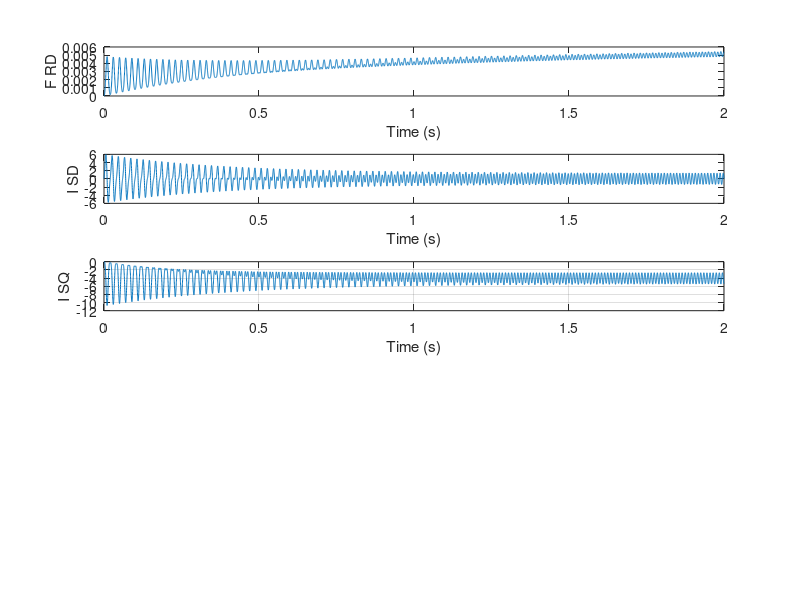

This chart was generated by the following MATLAB code:
close all;
clear;
clc;

global w_rotor = 0;

% LOCALE FUNCTION

  function dXdt = motor_dynamics(t, X, params)


    % expand parameters

      Rr = params(1);
      R_double_prime = params(2);
      sigma_Ls = params(3);
      Lr = params(4);
      Lm = params(5);
      w_s = params(6);  % Szinkron sebesség (hálózati frekvencia)
      w_r = params(7);
      V = params(8);
      J = params(9);  % Rotor tehetetlenségi nyomaték
      B_ = params(10);  % Súrlódási együttható
      P = params(11); % Póluspárok száma
      T_L = params(12); % Terhelő nyomaték

    % input signal

      % three pahse signal
      ua = V * cos(w_s * t);
      ub = V * cos(w_s * t - 2*pi/3);
      uc = V * cos(w_s * t + 2*pi/3);

      % Clarke transformation
      u_alpha = (2/3) * (ua - 0.5*ub - 0.5*uc);
      u_beta  = (2/sqrt(3)) * (ub - uc);

      % Park transformation
      u_sd = u_alpha * cos(w_s * t) + u_beta * sin(w_s * t);
      u_sq = -u_alpha * sin(w_s * t) + u_beta * cos(w_s * t);

    % expand state vector
      psi_rd = X(1);
      i_sd  = X(2);
      i_sq  = X(3);

    % matrices of differential equations

      A = [
          -Rr / Lr, (Lm * Rr) / Lr, 0;
          (Lm * Lr) / (pow2(Lr) * sigma_Ls), -R_double_prime / sigma_Ls, w_s;
          -w_r * Lm / (Lr * sigma_Ls), -w_s, -R_double_prime / sigma_Ls
      ];


      B = [
          0, 0;
          1 / sigma_Ls, 0;
          0, 1 / sigma_Ls
      ];

      U = [
          u_sd;
          u_sq
      ];

    % calc
    dXdt = [A * X + B * U];

  end;


% MAIN SECTION

  % motor parameters

    Rr = 0.5;
    Lr = 0.70315;
    Lm = 0.19779;
    Ls =  0.7205;
    Rs = 1.5396;
    P = 4;  % polusparok szama
    J = 0.01;  % Tehetetlensegi nyomatek
    B = 0.002;  % Surloadsei egyutthato
    T_L = -2;  % Terhelo nyomatek (Nm)

  % simulation parameters

    % signal
    A = 400;
    f = 50;
    w_s = 2 * pi * f;

    % time
    t_start = 0;
    t_end = 2;
    step = 1e4;
    tspan = linspace(t_start, t_end, step);

  % calculated parameters

    V = A * sqrt(2);

  % differential equations parameteres

    % auxiliary function / parameter
    w_r = 0;
    sigma_Ls = Ls - (Lm^2 / Lr);
    R_double_prime = (Lm^2 / Lr^2) * Rr + Rs;


% Params vector

    % params vector

    %params = [Rr, R_double_prime, sigma_Ls, Lr, Lm, w_rotor, w, V]
    params = [Rr, R_double_prime, sigma_Ls, Lr, Lm, w_s, w_r, V, J, B, P, T_L];

  % initial condition: psi_rd, i_sd, i_sq

    X0 = [0; 0; 0];

  % ode solving

    [t, X] = ode45(@(t, X) motor_dynamics(t, X, params), tspan, X0);


% OUTPUT SECTION

  figure;

  subplot(5,1,1);
  plot(t, X(:,1));
  xlabel('Time (s)'); ylabel('F RD');

  subplot(5,1,2);
  plot(t, X(:,2));
  xlabel('Time (s)'); ylabel('I SD');

  subplot(5,1,3);
  plot(t, X(:,3));
  xlabel('Time (s)');
  ylabel('I SQ');


  grid on;










